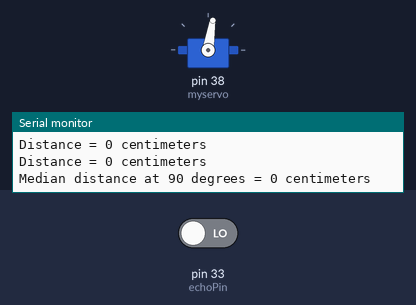
A sketch run on a simulated Arduino Mega 2560, built with avr-gcc and run on an emulated ATmega2560. Parts: servo, the last lines printed to the serial monitor. The test bench sets the inputs (shaded band); at power-on: pin 33 (echoPin) LOW.

Above: at 10.66 s.
At 11.9 s:
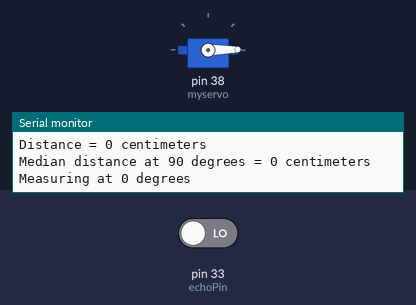
At 22.91 s:
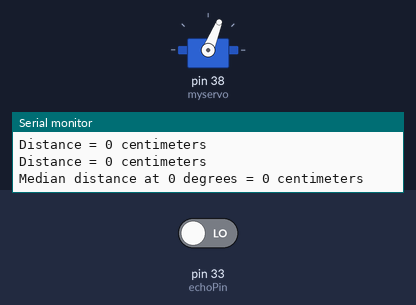
At 34.6 s:
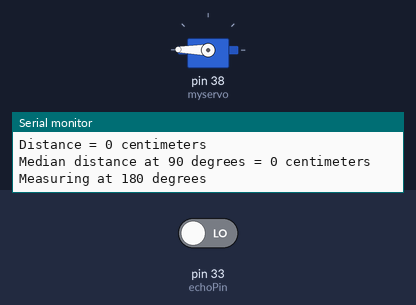
Timing chart, 0 to 36.1 s (numbered marks = the images above):
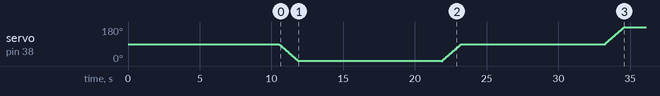

The sketch:

servo_bkp.ino
```cpp
#undef min
#undef max
#include <algorithm>
#include <Servo.h>

#define ARRAY_LEN(X) (sizeof(X) / sizeof(X[0]))

Servo myservo;  // create servo object to control a servo
                // a maximum of eight servo objects can be created

constexpr int DEFAULT_SERVOPOS = 90;
constexpr size_t NUM_SAMPLES = 5;

const int trigPin = 32; //This is Port Pin 3.5 on the MSP432 Launchpad
const int echoPin = 33; //This is Port Pin 5.1 on the MSP432 Launchpad

void setup() {    // put your setup code here, to run once:
   // initialize two digital pins as outputs.
   pinMode(76, OUTPUT);  //RGB LED - P2.1 GREEN_LED
   pinMode(77, OUTPUT);  //RGB LED - P2.2 BLUE_LED
   pinMode(trigPin, OUTPUT);
   pinMode(echoPin, INPUT);
   Serial.begin(9600);

   myservo.attach(38);  // attaches the servo on Port 2.4 to the servo object
   myservo.write(DEFAULT_SERVOPOS);    // Send it to the default position
   delay(500); // delay so the servo has time to get to default position

   Serial.println("Starting HC-SR04 Test...");
}


long get_sonar_val() {
  long samples[NUM_SAMPLES];
  long inches;
  long centimeters;

  for (int i = 0; i < NUM_SAMPLES; ++i) {
    digitalWrite(trigPin, LOW);            // send low to get a clean pulse
    delayMicroseconds(5);                  // let it settle
    digitalWrite(trigPin, HIGH);           // send high to trigger device
    delayMicroseconds(10);                 // let it settle

    samples[i] = pulseIn(echoPin, HIGH);

    inches = samples[i] / 148;
    centimeters = samples[i] / 58;

    Serial.print("Distance = ");
    Serial.print(centimeters);
    Serial.println(" centimeters");

    delay(1000);
  }

  std::sort(samples, samples + NUM_SAMPLES);

  return samples[(NUM_SAMPLES / 2) + 1];
}

void servoTurn(int newPos) {
  static int pos = DEFAULT_SERVOPOS;

  int direction = (newPos < pos)? -1 : 1;

  for (; pos != newPos; pos += direction) {
     myservo.write(pos);  // tell servo to go to position in variable 'pos'
     delay(15);           // waits 15ms for the servo to reach the position
  }
}

void loop() {    // put your main code here, to run repeatedly:
  int sweepAngles[] = { 90, 0, 90, 180 };
  static int currentAngleIdx = 0;

  long pulseLength;
  long inches;
  long centimeters;

  servoTurn(sweepAngles[currentAngleIdx]);

  Serial.print("Measuring at ");
  Serial.print(sweepAngles[currentAngleIdx]);
  Serial.println(" degrees");

  pulseLength = get_sonar_val();
  inches = pulseLength / 148;
  centimeters = pulseLength / 58;

  Serial.print("Median distance at ");
  Serial.print(sweepAngles[currentAngleIdx]);
  Serial.print(" degrees = ");
  Serial.print(centimeters);
  Serial.println(" centimeters");

  currentAngleIdx++;
  if (currentAngleIdx >= ARRAY_LEN(sweepAngles)) {
    currentAngleIdx = 0;
  }
}
```
